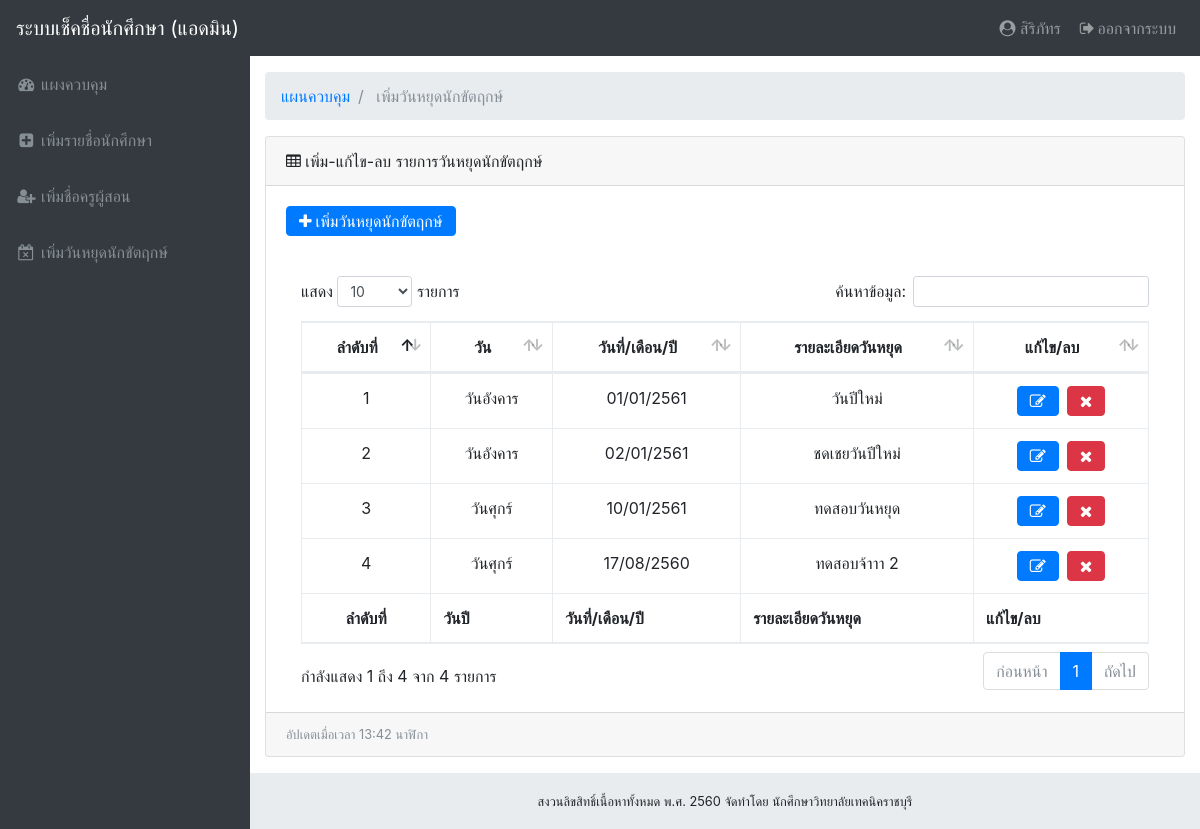
Page /login/admin/add_holiday.php (signed in) on the committed database.
### tables this page shows
CREATE TABLE `holiday` (
  `ID` int(11) NOT NULL,
  `Day` varchar(20) NOT NULL,
  `Day_holiday` varchar(15) NOT NULL,
  `Detail_holiday` varchar(50) NOT NULL
);

### login/admin/add_holiday.php (the view, shortened to what this page needs)
<?php
require_once("header.php");
?>
<ol class="breadcrumb">
        <li class="breadcrumb-item">
          <a href="index.php">แผนควบคุม</a>
        </li>
        <li class="breadcrumb-item active"> เพิ่มวันหยุดนักขัตฤกษ์</li>
      </ol>
      <div class="card mb-3">
        <div class="card-header">
          <i class="fa fa-table"></i> เพิ่ม-แก้ไข-ลบ รายการวันหยุดนักขัตฤกษ์</div>
          <div class="card-body">
             <div class="row">
               <div class="col-sm-2 text-center my-auto">
                  <a  class="fa fa-plus btn btn-primary" href="add_holiday_new.php"> เพิ่มวันหยุดนักขัตฤกษ์</a>
               </div>
                 <div class="col-sm-2 text-center my-auto">
                 </div>
            </div>
          </div>
        <div class="card-body">
          <div class="table-responsive">
            <table class="table table-bordered" id="dataTable" width="100%" cellspacing="0">
              <thead>
                <tr>
                  <th style="text-align:center">ลำดับที่</th>
                  <th style="text-align:center">วัน</th>
                  <th style="text-align:center">วันที่/เดือน/ปี</th>
                  <th style="text-align:center">รายละเอียดวันหยุด</th>
                  <th style="text-align:center">แก้ไข/ลบ</th>
                </tr>
              </thead>
              <tfoot>
                <tr>
                  <th style="text-align:center">ลำดับที่</th>
                  <th>วันปี</th>
                  <th>วันที่/เดือน/ปี</th>
                  <th>รายละเอียดวันหยุด</th>
                  <th>แก้ไข/ลบ</th>
                </tr>
              </tfoot>
              <tbody>
          <?php
          $sql_result_holiday = mysqli_query($con, "SELECT * FROM holiday");
          $Number_holiday = '0';
          if(mysqli_num_rows($sql_result_holiday) >= '1'){
              while($rows_sql_result_holiday = mysqli_fetch_array($sql_result_holiday, MYSQLI_ASSOC)){
                $ID_holiday = $rows_sql_result_holiday['ID'];
                $Day_holiday = $rows_sql_result_holiday['Day_holiday'];
                $Days_holiday = $rows_sql_result_holiday['Day'];
                $Detail_holiday = $rows_sql_result_holiday['Detail_holiday'];
                switch ($Days_holiday) {
                  case "Tuesday":
                     $Days_holiday = 'วันอังคาร';
                      break;
                  case "Friday":
                     $Days_holiday = 'วันศุกร์';
                      break;
                }
                $Number_holiday++;
          echo "<tr>
                  <td style='text-align:center'>$Number_holiday</td>
                  <td style='text-align:center'>$Days_holiday</td>
                  <td style='text-align:center'>$Day_holiday</td>
                  <td style='text-align:center'>$Detail_holiday</td>
                  <td style='text-align:center'><a data-toggle='modal' data-target='#edit_holiday$ID_holiday'><button class='btn btn-primary fa fa-pencil-square-o' type='submit'></button></a>&ensp;<a data-toggle='modal' data-target='#delet_holiday$ID_holiday'><button class='btn btn-danger fa fa-times' type='submit'></button></a></td>
                </tr>";
              }
          }else{
            echo "<tr>
            <td style='text-align:center' colspan='4'><font size='3' color='red'>ไม่พบข้อมูลนักศึกษา</font></td>
          </tr>";
          }
            ?>
              </tbody>
            </table>
          </div>
        </div>
        <div class="card-footer small text-muted">อัปเดตเมื่อเวลา <?php Time_now() ?> นาฬิกา</div>
      </div>
    </div>
<?php
require_once("footer.php");
?>

### login/admin/css/sb-admin.css (style rules this page uses)
html { position: relative; min-height: 100%; }
body { overflow-x: hidden; }
body.sticky-footer { margin-bottom: 56px; }

### login/admin/header.php (style rules this page uses)
table,th,td { border: 1px solid black; border-collapse: collapse; }
body { background: #eee !important; }

### rows in the picture
holiday: Day "วันอังคาร", Day_holiday "01/01/2561", Detail_holiday "วันปีใหม่"
holiday: Day "วันอังคาร", Day_holiday "02/01/2561", Detail_holiday "ชดเชยวันปีใหม่"
holiday: Day "วันศุกร์", Day_holiday "10/01/2561", Detail_holiday "ทดสอบวันหยุด"
holiday: Day "วันศุกร์", Day_holiday "17/08/2560", Detail_holiday "ทดสอบจ้าาา 2"

### other values in the picture
$_SESSION["nameUser"] "สิริภัทร"
